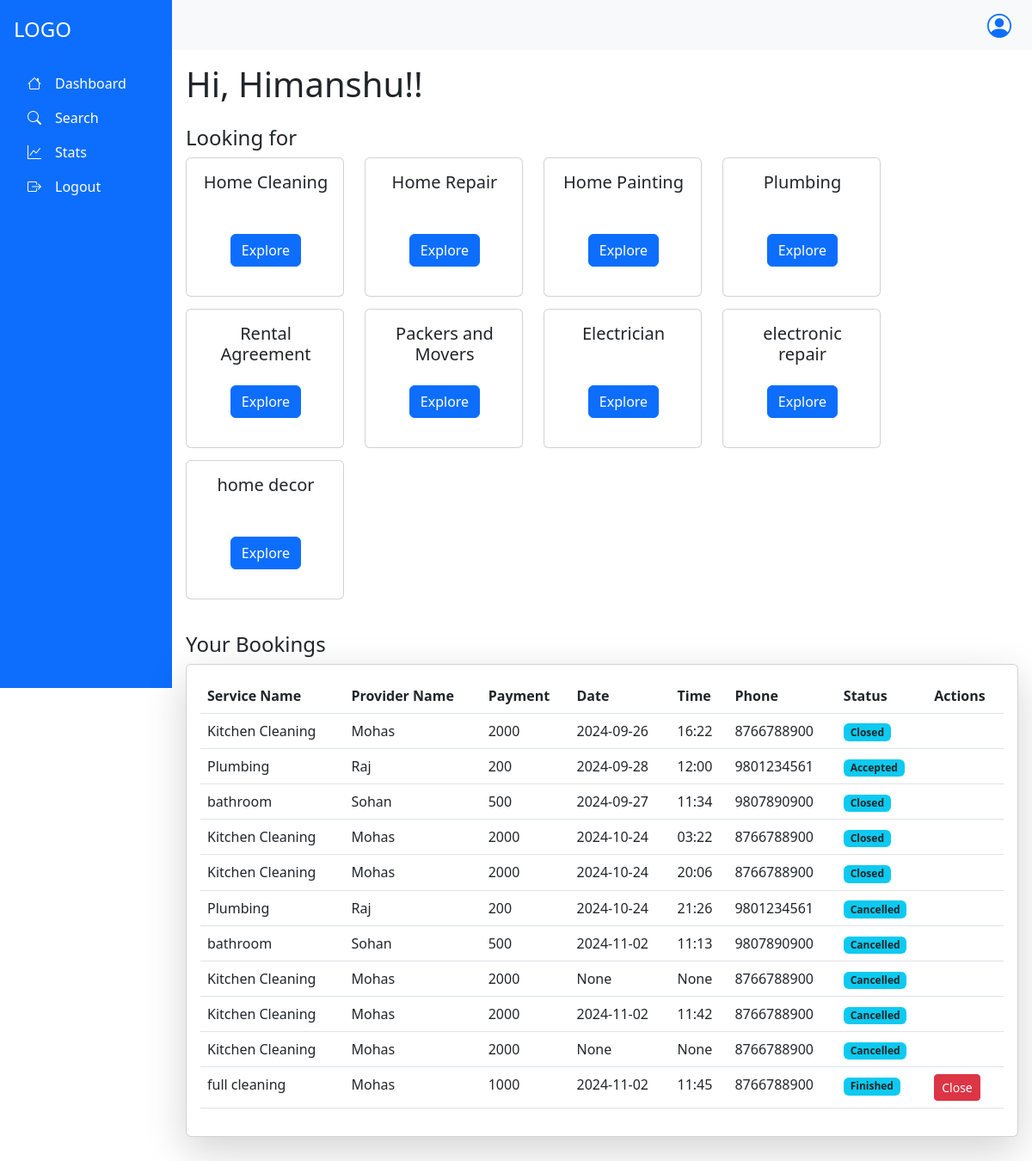
Page /customer/Dashboard (signed in) on the earlier database version.
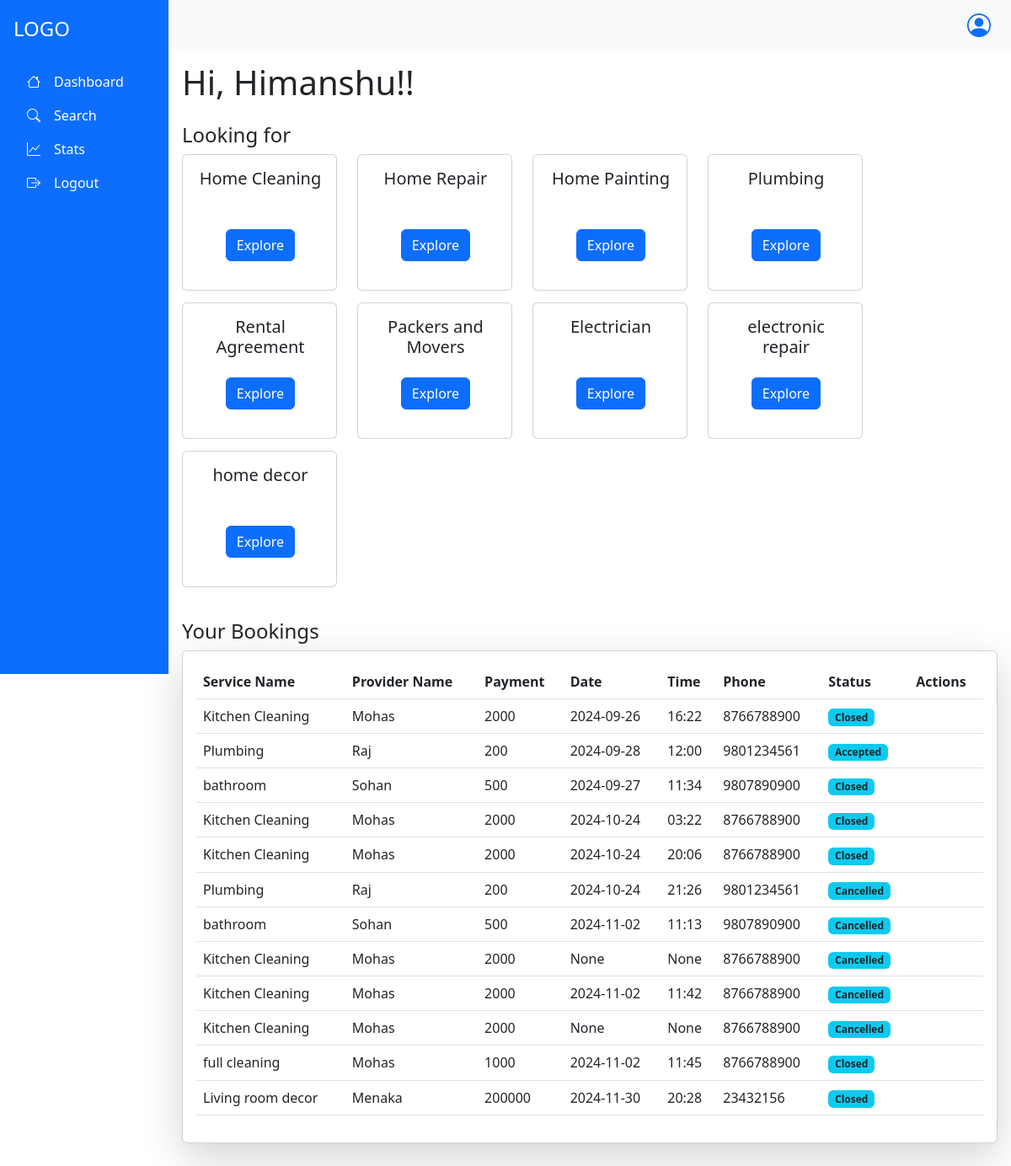
Same page on the later database version.
### app.py (models this page shows, shortened)
class Customer(db.Model,UserMixin):
    __tablename__="customer"
    c_id=db.Column(db.Integer, primary_key=True, autoincrement= True)
    c_name=db.Column(db.String,unique=True)
    c_address=db.Column(db.String)
    c_city=db.Column(db.String)
    c_email=db.Column(db.String,unique=True)
    c_password=db.Column(db.String)
    c_phone=db.Column(db.String)
    c_status=db.Column(db.String)
    c_warn=db.Column(db.Integer)
    c_warn_msg=db.Column(db.String)
    Sent_Request=db.relationship("Request",backref="cust")

class Services(db.Model):
    __tablename__="services"
    s_id=db.Column(db.Integer, primary_key=True, autoincrement= True)
    s_name=db.Column(db.String,unique=True)
    baseprice=db.Column(db.Integer)
    packages=db.relationship("Package", backref="service")
    Sproviders=db.relationship("ServiceProvider",backref="service")

class Request(db.Model):
    __tablename__="request"
    r_id=db.Column(db.Integer, primary_key=True, autoincrement= True)
    sp_id=db.Column(db.Integer, db.ForeignKey("serviceprovider.sp_id"),nullable=False)
    c_id=db.Column(db.Integer, db.ForeignKey("customer.c_id"),nullable=False)
    p_id=db.Column(db.Integer, db.ForeignKey("package.p_id"),nullable=False)
    r_date=db.Column(db.String)
    r_time=db.Column(db.String)
    r_address=db.Column(db.String)
    r_city=db.Column(db.String)
    r_message=db.Column(db.String)
    r_status=db.Column(db.String)
    r_rating=db.Column(db.Integer)
    all_messages=db.relationship("Messages",backref="req")

class Package(db.Model):
    __tablename__="package"
    p_id=db.Column(db.Integer, primary_key=True, autoincrement= True)
    p_name=db.Column(db.String,unique=True)
    p_price=db.Column(db.Integer)
    p_description=db.Column(db.String)
    p_rating=db.Column(db.Integer)
    s_id=db.Column(db.Integer, db.ForeignKey("services.s_id"),nullable=False)
    sp_id=db.Column(db.Integer, db.ForeignKey("serviceprovider.sp_id"),nullable=False)
    req=db.relationship("Request",backref="pack")

class ServiceProvider(db.Model,UserMixin):
    __tablename__='serviceprovider'
    sp_id=db.Column(db.Integer, primary_key=True, autoincrement= True)
    sp_name=db.Column(db.String,unique=True)
    sp_address=db.Column(db.String)
    sp_email=db.Column(db.String,unique=True)
    sp_password=db.Column(db.String)
    sp_exp=db.Column(db.Integer)
    sp_phone=db.Column(db.String)
    sp_city=db.Column(db.String)
    sp_rating=db.Column(db.Integer)
    sp_status=db.Column(db.String)
    sp_rfile=db.Column(db.String)
    sp_warn=db.Column(db.Integer)
    sp_warn_msg=db.Column(db.String)
    sp_servicename=db.Column(db.String,db.ForeignKey("services.s_name"))
    mypackages=db.relationship("Package", backref="servprovider")
    receive_request=db.relationship("Request",backref="servprovider")

### app.py (the view)
@app.route("/customer/Dashboard",methods=["GET","POST"])
@login_required
def Dashboard():
    if request.method=="GET":
        s=db.session.query(Services).all()
        serv=[]
        for ser in s:
            serv.append(ser.s_name)
        req=db.session.query(Request).filter_by(c_id=current_user.c_id).all()
        return render_template("/Customer/CustomerDashboard.html",servname=serv,requests=req,cu=current_user)

### app.py (called while the page is built)
@login_manager.user_loader
def load_user(user_id):
        utype,id=user_id.split("-")
        if utype=="c":
            return db.session.query(Customer).filter_by(c_id=id).first()
        elif utype=='sp':
            return db.session.query(ServiceProvider).filter_by(sp_id=id).first()
        else:
            return db.session.query(Admin).filter_by(admin_id=id).first()

### templates/Customer/CustomerDashboard.html (shortened to what this page needs)
{% extends "/Customer/customer_base.html" %}
{% block content %}
<h1 class="mb-4">Hi, {{cu.c_name}}!!</h1>
<div class="mb-5">
  <h4>Looking for</h4>
  <div class="row">
    {% for service in servname %}
    <div class="col-sm-6 mb-3" style="width:13rem; height:10rem;">
        <div class="card">
            <div class="card-body" style="width:184px; height:160px">
            <div class="d-flex justify-content-center text-center" style="width:152px; height:48px"><h5 class="card-title">{{service}}</h5></div>
            <div class="d-flex justify-content-center mt-4"><a href="/customer/search?sname={{service}}" class="btn btn-primary">Explore</a></div>
            </div>
        </div>
    </div>
    {% endfor %}
</div>
<h4 class="mt-4">Your Bookings</h4>
<div class="card shadow-lg">
  <div class="card-body">
      <table class="table">
          <thead>
              <tr>
                  <th>Service Name</th>
                  <th>Provider Name</th>
                  <th>Payment</th>
                  <th>Date</th>
                  <th>Time</th>
                  <th>Phone</th>
                  <th>Status</th>
                  <th>Actions</th>
              </tr>
          </thead>
          <tbody>
            {% for request in requests %}
              <tr>
                  <td>{{request.pack.p_name}}</td>
                  <td>{{request.servprovider.sp_name}}</td>
                  <td>{{request.pack.p_price}}</td>
                  <td>{{request.r_date}}</td>
                  <td>{{request.r_time}}</td>
                  <td>{{request.servprovider.sp_phone}}</td>
                  <td><span class="badge bg-info text-dark">{{request.r_status}}</span></td>
                  <td class="action-btns">
                      {% if request.r_status=="Requested" %}
                      <button class="btn btn-sm btn-danger" data-bs-toggle="modal" data-bs-target="#exampleModal">
                          <i class="bi bi-trash"></i>
                      </button>
                      <div class="modal fade" id="exampleModal" tabindex="-1" aria-labelledby="exampleModalLabel" aria-hidden="true">
                        <div class="modal-dialog modal-lg">
                          <div class="modal-content">
                            <div class="modal-header">
                              <h1 class="modal-title fs-5" id="exampleModalLabel"><Strong>Cancel Request</Strong></h1>
                              <button type="button" class="btn-close" data-bs-dismiss="modal" aria-label="Close"></button>
                            </div>
                            <div class="modal-body" >
                                <p>Are you sure you want to cancel the Request?</p>
                            </div>
                              <div class="modal-footer">
                                <button type="button" class="btn btn-secondary" data-bs-dismiss="modal">No</button>
                                <form action="/customer/book?cancel=Yes&rid={{request.r_id}}" method="POST">
                                <button type="submit" class="btn btn-primary">Yes</button>
                                </form>
                            </div>
                          </div>
                        </div>
                      </div>
                      <button class="btn btn-sm btn-white border" data-bs-toggle="modal" data-bs-target="#exampleModal2" >
                          <i class="bi bi-pen"></i>
                      </button>
                      <div class="modal fade" id="exampleModal2" tabindex="-1" aria-labelledby="exampleModalLabel" aria-hidden="true">
                        <div class="modal-dialog modal-lg">
                          <div class="modal-content">
                            <div class="modal-header">
                              <h1 class="modal-title fs-5" id="exampleModalLabel"><Strong>Edit Request</Strong></h1>
                              <button type="button" class="btn-close" data-bs-dismiss="modal" aria-label="Close"></button>
                            </div>
                            <div class="modal-body" >
                              <h5>{{request.pack.p_name}}</h5>
                              <div class="form-floating mb-3">
                                  <div class="container">
                                    <form action="/customer/book?rid={{request.r_id}}&edit=yes" method="POST">
                                      <div class="row mb-3">
                                        <div class="col-md-4">
                                          <label class="form-label" for="Date">date</label>
                                          <input type="date" class="form-control" required name="Date">
                                        </div>
                                        <div class="col-md-4">
                                          <label class="form-label" for="Time">Time : </label>
                                          <input type="time" class="form-control" required name="Time">
                                        </div>
                                      </div>
                                      <div class="row mb-3">
                                        <div class="col-md-8">
                                          <label class="form-label" for="msg">Message: </label>
                                          <textarea type="text" rows="2" class="form-control" name="msg" placeholder="Leave your message if any."></textarea>
                                        </div>
                                      </div>
                                      <button type="submit">Submit</button>
                                    </form>
                            </div>
                          </div>
                        </div>
                      </div>
                      {% elif request.r_status=="Finished" %}
                        <button class="btn btn-sm btn-danger" data-bs-toggle="modal" data-bs-target="#Finish">
                          Close
                        </button>
                          {% endif %}
                  </td>
              </tr>
            {% endfor %}
          </tbody>
      </table>
  </div>
</div>
{% endblock %}

### templates/Customer/customer_base.html (shortened to what this page needs)
<!DOCTYPE html>
<html lang="en">
<head>
  <link href="https://cdn.jsdelivr.net/npm/bootstrap@5.3.0-alpha3/dist/css/bootstrap.min.css" rel="stylesheet">
  <link rel="stylesheet" href="https://cdn.jsdelivr.net/npm/bootstrap-icons/font/bootstrap-icons.css">
</head>
<body>
    <div class="container-fluid">
      <div class="row min-vh-100 d-flex flex-column flex-md-row">
        <nav class="col-md-3 col-lg-2 d-flex flex-column bg-primary text-white p-3 vh-100 position-fixed">
            <div class="text-start py-1 mb-3">
              <h4 class="text-white">LOGO</h4>
            </div>
            <ul class="nav flex-column">
              <li class="nav-item">
                <a class="nav-link text-white" href="/customer/Dashboard"><i class="bi bi-house"></i><span class="px-3">Dashboard</span></a>
              </li>
              <li class="nav-item">
                <a class="nav-link text-white" href="/customer/search"><i class="bi bi-search"></i><span class="px-3">Search</span></a>
              </li>
              <li class="nav-item">
                <a class="nav-link text-white" href="/customer/stats"><i class="bi bi-graph-up"></i><span class="px-3">Stats</span></a>
              </li>
              <li class="nav-item">
                <a class="nav-link text-white" href="/logout"><i class="bi bi-box-arrow-right"></i><span class="px-3">Logout</span></a>
              </li>
            </ul>
        </nav>
        <div class="col-md-9 ms-sm-auto col-lg-10 px-md-0">
          <nav class="navbar navbar-expand-lg navbar-light bg-light w-100">
            <div class="dropdown ms-auto me-4">
              <a href="#" class="d-flex align-items-center text-decoration-none" id="dropdownUser" data-bs-toggle="dropdown" aria-expanded="false">
                <i class="bi bi-person-circle fs-3"></i>
              </a>
            </div>
          </nav>
          <main class="p-3">
            {% block content %}
            {% endblock %}
          </main>
        </div>
      </div>
    </div>
</body>
</html>

Differences in the rows shown:
changed Request "full cleaning": r_status "Finished" → "Closed"; no longer shows "Close"
added Request: pack.p_name "Living room decor", servprovider.sp_name "Menaka", pack.p_price "200000", r_date "2024-11-30", r_time "20:28", servprovider.sp_phone "23432156", r_status "Closed"
